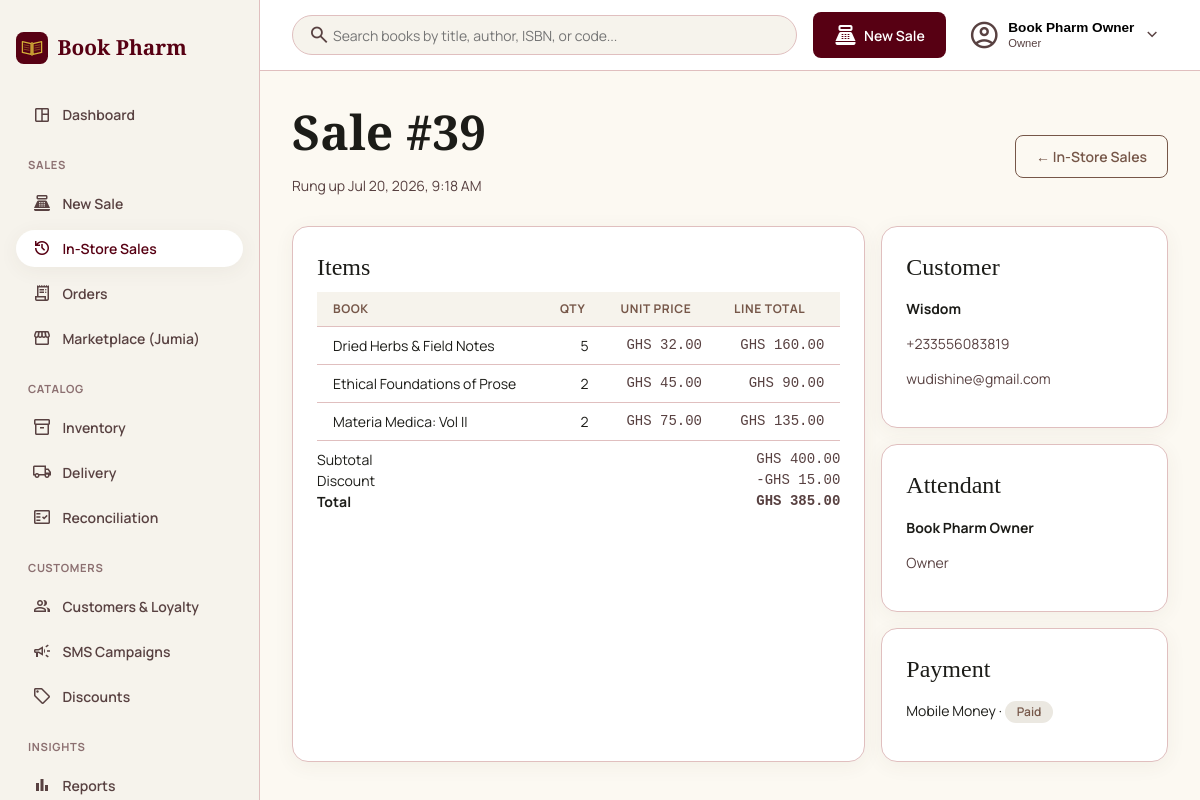
The app's page /portal/register/39/ (signed in) with its own data.
### apps/accounts/models.py (models this page shows, shortened)
class User(AbstractBaseUser, PermissionsMixin):
    class Role(models.TextChoices):
        OWNER = 'OWNER', 'Owner'
        ATTENDANT = 'ATTENDANT', 'Attendant'
    email = models.EmailField(unique=True)
    full_name = models.CharField(max_length=150, blank=True)
    role = models.CharField(max_length=10, choices=Role.choices, default=Role.OWNER)
    is_active = models.BooleanField(default=True)
    is_staff = models.BooleanField(default=False)
    date_joined = models.DateTimeField(default=timezone.now)
    objects = UserManager()
    USERNAME_FIELD = 'email'
    REQUIRED_FIELDS = []

### apps/sales/models.py (models this page shows, shortened)
class Sale(models.Model):
    class Channel(models.TextChoices):
        IN_STORE = 'IN_STORE', 'In-store'
        ONLINE = 'ONLINE', 'Online'
        JUMIA = 'JUMIA', 'Jumia'
    class PaymentMethod(models.TextChoices):
        CASH = 'CASH', 'Cash'
        MOMO = 'MOMO', 'Mobile Money'
        CARD = 'CARD', 'Card'
        BANK_TRANSFER = 'BANK_TRANSFER', 'Bank Transfer'
        MARKETPLACE = 'MARKETPLACE', 'Marketplace (Jumia)'
    class PaymentStatus(models.TextChoices):
        PENDING = 'PENDING', 'Pending'
        PAID = 'PAID', 'Paid'
        FAILED = 'FAILED', 'Failed'
        REFUNDED = 'REFUNDED', 'Refunded'
    class Status(models.TextChoices):
        PENDING = 'PENDING', 'Pending'
        COMPLETED = 'COMPLETED', 'Completed'
        CANCELLED = 'CANCELLED', 'Cancelled'
        RETURNED = 'RETURNED', 'Returned'
    channel = models.CharField(max_length=8, choices=Channel.choices)
    customer = models.ForeignKey(
        'customers.Customer', null=True, blank=True, on_delete=models.SET_NULL, related_name='sales'
    )
    subtotal = models.DecimalField(max_digits=10, decimal_places=2)
    discount_amount = models.DecimalField(max_digits=10, decimal_places=2, default=Decimal('0'))
    delivery_fee = models.DecimalField(max_digits=10, decimal_places=2, default=Decimal('0'))
    total = models.DecimalField(max_digits=10, decimal_places=2)
    payment_method = models.CharField(max_length=13, choices=PaymentMethod.choices)
    payment_status = models.CharField(max_length=8, choices=PaymentStatus.choices, default=PaymentStatus.PENDING)
    status = models.CharField(max_length=9, choices=Status.choices, default=Status.PENDING)
    attendant = models.ForeignKey(
        settings.AUTH_USER_MODEL, null=True, blank=True, on_delete=models.SET_NULL, related_name='sales'
    )
    offline_uuid = models.UUIDField(unique=True, null=True, blank=True)
    synced_at = models.DateTimeField(null=True, blank=True)
    external_ref = models.CharField(max_length=100, blank=True)
    returned_at = models.DateTimeField(null=True, blank=True)
    created_at = models.DateTimeField(auto_now_add=True)
    class Meta:
        ordering = ['-created_at']

class SaleItem(models.Model):
    sale = models.ForeignKey(Sale, on_delete=models.CASCADE, related_name='items')
    book = models.ForeignKey('catalog.Book', on_delete=models.PROTECT, related_name='sale_items')
    qty = models.PositiveIntegerField()
    unit_price = models.DecimalField(max_digits=10, decimal_places=2)
    line_discount = models.DecimalField(max_digits=10, decimal_places=2, default=Decimal('0'))
    unit_cost_price = models.DecimalField(max_digits=10, decimal_places=2, null=True)
    @property
    def line_total(self):
        return self.unit_price * self.qty - self.line_discount

### apps/catalog/models.py (models this page shows, shortened)
class Book(models.Model):
    isbn = models.CharField(max_length=13, unique=True, null=True, blank=True)
    internal_code = models.CharField(max_length=20, unique=True, null=True, blank=True)
    slug = models.SlugField(max_length=255, unique=True, blank=True)
    title = models.CharField(max_length=255)
    author = models.CharField(max_length=255, blank=True)
    category = models.ForeignKey(Category, on_delete=models.PROTECT, related_name='books')
    tags = models.ManyToManyField(Tag, blank=True, related_name='books')
    cost_price = models.DecimalField(max_digits=10, decimal_places=2)
    selling_price = models.DecimalField(max_digits=10, decimal_places=2)
    stock_qty = models.IntegerField(default=0)
    low_stock_threshold = models.PositiveIntegerField(default=5)
    cover_image = models.ImageField(upload_to='book_covers/', blank=True, null=True)
    cover_image_url = models.URLField(max_length=500, blank=True)
    description = models.TextField(blank=True)
    is_active = models.BooleanField(default=True)
    created_at = models.DateTimeField(auto_now_add=True)
    updated_at = models.DateTimeField(auto_now=True)
    objects = BookQuerySet.as_manager()
    class Meta:
        ordering = ['title']

### apps/customers/models.py (models this page shows, shortened)
class Customer(models.Model):
    phone = models.CharField(max_length=13, unique=True)
    full_name = models.CharField(max_length=150, blank=True)
    email = models.EmailField(blank=True)
    birthday = models.DateField(null=True, blank=True)
    loyalty_points = models.IntegerField(default=0)
    sms_opt_out = models.BooleanField(default=False)
    created_at = models.DateTimeField(auto_now_add=True)
    class Meta:
        ordering = ['full_name', 'phone']

### apps/portal/register_views.py (the view)
# urls.py: path('register/<int:pk>/', register_views.register_receipt, name='register_receipt'),
@login_required
def register_receipt(request, pk):
    sale = get_object_or_404(
        Sale.objects.prefetch_related('items__book'), pk=pk, channel=Sale.Channel.IN_STORE,
    )
    return render(request, 'portal/register/receipt.html', {'active_nav': 'register_list', 'sale': sale})

### templates/portal/register/receipt.html (shortened to what this page needs)
{% extends 'portal/base.html' %}
{% block content %}
<header class="portal-page-header">
  <div>
    <h1>{% if just_created %}Sale Complete{% else %}Sale #{{ sale.id }}{% endif %}</h1>
    <p class="text-muted">Rung up {{ sale.created_at|date:"M j, Y, g:i A" }}</p>
  </div>
  {% if just_created %}
  <a class="btn btn--primary" href="{% url 'portal:register_create' %}">+ New Sale</a>
  {% else %}
  <a class="btn btn--secondary" href="{% url 'portal:register_list' %}">&larr; In-Store Sales</a>
  {% endif %}
</header>
<div style="display: grid; grid-template-columns: 2fr 1fr; gap: var(--space-stack-md);">
  <div class="card">
    <h3>Items</h3>
    <table class="table">
      <thead><tr><th>Book</th><th class="text-right">Qty</th><th class="text-right">Unit Price</th><th class="text-right">Line Total</th></tr></thead>
      <tbody>
        {% for item in sale.items.all %}
        <tr>
          <td>{{ item.book.title }}</td>
          <td class="text-right">{{ item.qty }}</td>
          <td class="text-right mono">GHS {{ item.unit_price }}</td>
          <td class="text-right mono">GHS {{ item.line_total }}</td>
        </tr>
        {% endfor %}
      </tbody>
    </table>
    <div class="summary-line" style="display:flex; justify-content:space-between; margin-top: var(--space-stack-sm);"><span>Subtotal</span><span class="mono">GHS {{ sale.subtotal }}</span></div>
    <div class="summary-line" style="display:flex; justify-content:space-between;"><span>Discount</span><span class="mono">-GHS {{ sale.discount_amount }}</span></div>
    <div class="summary-line" style="display:flex; justify-content:space-between; font-weight:700;"><span>Total</span><span class="mono">GHS {{ sale.total }}</span></div>
  </div>
  <div>
    <div class="card" style="margin-bottom: var(--space-stack-md);">
      <h3>Customer</h3>
      <p><strong>{{ sale.customer.full_name|default:"—" }}</strong></p>
      <p class="text-muted">{{ sale.customer.phone }}</p>
      <p class="text-muted">{{ sale.customer.email }}</p>
    </div>
    <div class="card" style="margin-bottom: var(--space-stack-md);">
      <h3>Attendant</h3>
      {% if sale.attendant %}
      <p><strong>{{ sale.attendant.full_name|default:sale.attendant.email }}</strong></p>
      <p class="text-muted">{{ sale.attendant.get_role_display }}</p>
      {% else %}
      <p class="text-muted">Not recorded.</p>
      {% endif %}
    </div>
    <div class="card">
      <h3>Payment</h3>
      <p>{{ sale.get_payment_method_display }} &middot; <span class="badge{% if sale.payment_status == 'PAID' %} badge--ok{% endif %}">{{ sale.get_payment_status_display }}</span></p>
    </div>
  </div>
</div>
{% endblock %}

### templates/portal/base.html (shortened to what this page needs)
{% load static %}
<!DOCTYPE html>
<html lang="en">
<head>
  <link rel="stylesheet" href="{% static 'css/base.css' %}">
  <link rel="stylesheet" href="{% static 'css/theme-portal.css' %}">
  <link rel="stylesheet" href="{% static 'css/portal-layout.css' %}">
</head>
<body>
  <div class="portal-shell" x-data="{ sidebarOpen: false }">
    <aside class="portal-sidebar" :class="{ 'is-open': sidebarOpen }">
      <a class="portal-sidebar__brand" href="{% url 'portal:dashboard' %}">
        <img src="{% static 'img/logo.svg' %}" alt="" width="32" height="32">
        <span>Book Pharm</span>
      </a>
      <nav class="portal-sidebar__nav" @click="sidebarOpen = false">
        <a href="{% url 'portal:dashboard' %}" class="{% if active_nav == 'dashboard' %}is-active{% endif %}">
          <span class="material-symbols-outlined">space_dashboard</span> Dashboard
        </a>
        <p class="portal-sidebar__section-label">Sales</p>
        <a href="{% url 'portal:register_create' %}" class="{% if active_nav == 'register' %}is-active{% endif %}">
          <span class="material-symbols-outlined">point_of_sale</span> New Sale
        </a>
        <a href="{% url 'portal:register_list' %}" class="{% if active_nav == 'register_list' %}is-active{% endif %}">
          <span class="material-symbols-outlined">history</span> In-Store Sales
        </a>
        <a href="{% url 'portal:order_list' %}" class="{% if active_nav == 'orders' %}is-active{% endif %}">
          <span class="material-symbols-outlined">receipt_long</span> Orders
        </a>
        <a href="{% url 'portal:marketplace_list' %}" class="{% if active_nav == 'marketplace' %}is-active{% endif %}">
          <span class="material-symbols-outlined">storefront</span> Marketplace (Jumia)
        </a>
        <p class="portal-sidebar__section-label">Catalog</p>
        <a href="{% url 'portal:book_list' %}" class="{% if active_nav == 'catalog' %}is-active{% endif %}">
          <span class="material-symbols-outlined">inventory_2</span> Inventory
        </a>
        <a href="{% url 'portal:delivery_settings' %}" class="{% if active_nav == 'delivery' %}is-active{% endif %}">
          <span class="material-symbols-outlined">local_shipping</span> Delivery
        </a>
        <a href="{% url 'portal:reconciliation_list' %}" class="{% if active_nav == 'reconciliation' %}is-active{% endif %}">
          <span class="material-symbols-outlined">fact_check</span> Reconciliation
        </a>
        <p class="portal-sidebar__section-label">Customers</p>
        <a href="{% url 'portal:customer_list' %}" class="{% if active_nav == 'customers' %}is-active{% endif %}">
          <span class="material-symbols-outlined">group</span> Customers &amp; Loyalty
        </a>
        <a href="{% url 'portal:campaign_list' %}" class="{% if active_nav == 'messaging' %}is-active{% endif %}">
          <span class="material-symbols-outlined">campaign</span> SMS Campaigns
        </a>
        <a href="{% url 'portal:discount_list' %}" class="{% if active_nav == 'discounts' %}is-active{% endif %}">
          <span class="material-symbols-outlined">sell</span> Discounts
        </a>
        <p class="portal-sidebar__section-label">Insights</p>
        <a href="{% url 'portal:reports_sales' %}" class="{% if active_nav == 'reports' %}is-active{% endif %}">
          <span class="material-symbols-outlined">bar_chart</span> Reports
        </a>
      </nav>
    </aside>
    <div class="portal-columns">
      <header class="portal-topbar">
        <form class="portal-topbar__search" method="get" action="{% url 'portal:book_list' %}" x-data="{ searchOpen: false }" :class="{ 'is-open': searchOpen }">
          <button type="button" class="portal-topbar__search-toggle" @click="searchOpen = !searchOpen" aria-label="Toggle search">
            <span class="material-symbols-outlined">search</span>
          </button>
          <input type="search" name="q" placeholder="Search books by title, author, ISBN, or code...">
        </form>
        <a href="{% url 'portal:register_create' %}" class="btn btn--primary portal-topbar__new-sale">
          <span class="material-symbols-outlined">point_of_sale</span> <span class="portal-topbar__new-sale-label">New Sale</span>
        </a>
        <div class="portal-topbar__user" x-data="{ open: false }" @click.outside="open = false">
          <button type="button" class="portal-topbar__user-trigger" @click="open = !open">
            <span class="material-symbols-outlined">account_circle</span>
            <span class="portal-topbar__user-meta">
              <span class="portal-topbar__user-name">{{ request.user.full_name|default:request.user.email }}</span>
              <span class="portal-topbar__user-role">{{ request.user.get_role_display }}</span>
            </span>
            <span class="material-symbols-outlined portal-topbar__user-chevron" :class="{ 'is-open': open }">expand_more</span>
          </button>
        </div>
      </header>
      <main class="portal-main">
        {% block content %}{% endblock %}
      </main>
    </div>
  </div>
</body>
</html>

### records on screen
User: user.full_name "Book Pharm Owner", user.role "Owner"
Sale: id "39", created_at "Jul 20, 2026, 9:18 AM", subtotal "400.00", discount_amount "15.00", total "385.00", customer.full_name "Wisdom", customer.phone "+233556083819", customer.email "wudishine@gmail.com", attendant.full_name "Book Pharm Owner", attendant.role "Owner", payment_method "Mobile Money", payment_status "Paid"
SaleItem: book "Dried Herbs & Field Notes", qty "5", unit_price "32.00", line_total "160.00"
SaleItem: book "Ethical Foundations of Prose", qty "2", unit_price "45.00", line_total "90.00"
SaleItem: book "Materia Medica: Vol II", qty "2", unit_price "75.00", line_total "135.00"
